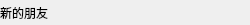
<?xml version="1.0" encoding="UTF-8"?>
<ui version="4.0">
 <class>ContactSectionHeader</class>
 <widget class="QWidget" name="ContactSectionHeader">
  <property name="enabled">
   <bool>true</bool>
  </property>
  <property name="geometry">
   <rect>
    <x>0</x>
    <y>0</y>
    <width>250</width>
    <height>25</height>
   </rect>
  </property>
  <property name="minimumSize">
   <size>
    <width>250</width>
    <height>25</height>
   </size>
  </property>
  <property name="maximumSize">
   <size>
    <width>250</width>
    <height>25</height>
   </size>
  </property>
  <property name="windowTitle">
   <string>Form</string>
  </property>
  <layout class="QVBoxLayout" name="verticalLayout">
   <property name="spacing">
    <number>0</number>
   </property>
   <property name="leftMargin">
    <number>0</number>
   </property>
   <property name="topMargin">
    <number>0</number>
   </property>
   <property name="rightMargin">
    <number>0</number>
   </property>
   <property name="bottomMargin">
    <number>0</number>
   </property>
   <item>
    <widget class="QLabel" name="label">
     <property name="text">
      <string>新的朋友</string>
     </property>
    </widget>
   </item>
  </layout>
 </widget>
 <resources/>
 <connections/>
</ui>
